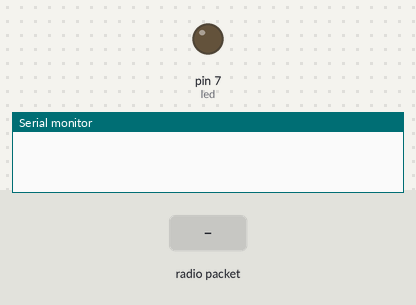
Recording of a sketch running on a simulated Arduino Uno, built with avr-gcc and run on an emulated ATmega328P. Parts: output pins drawn as LEDs (lit = HIGH), the last lines printed to the serial monitor. The test bench sets the inputs (shaded band). No radio packets arrive unless stated.

Above: at 1.2 s.
1.3 s: radio packet "1" arrives
At 2.4 s:
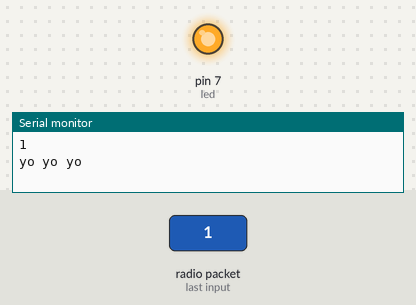
2.8 s: radio packet "0" arrives
At 3.5 s:
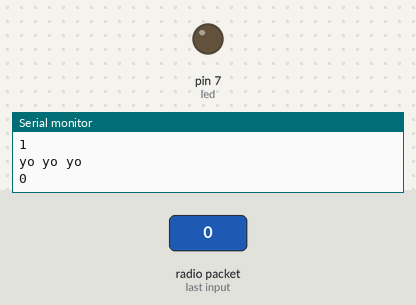
Timing chart, 0 to 5.8 s (numbered marks = the images above; inputs shaded):
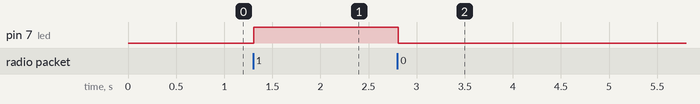

The sketch:

bi_directional.ino
```cpp
#include <SPI.h>
#include <nRF24L01.h>
#include <RF24.h>

int led = 7;

char text[32] = "";

RF24 radio(8,9); // CE, CSN
const byte addresses[][6] = {"00001", "00002"};

void setup() {
  Serial.begin(9600);
  pinMode(led, OUTPUT);
  radio.begin();
  radio.openWritingPipe(addresses[1]); // 00002
  radio.openReadingPipe(0, addresses[0]); // 00001
  radio.setPALevel(RF24_PA_MIN);
}
void loop() {
  radio.startListening();
  if ( radio.available()) {
    while (radio.available()) {
      radio.read(&text, sizeof(text));
      Serial.println(text);
    }
    delay(5);
    radio.stopListening();
    radio.write(&text, sizeof(text));
    if(text[0] =='1'){
      digitalWrite(led, HIGH);
      Serial.println("yo yo yo");
    }
    else{
      digitalWrite(led,LOW);
    }
  }
}
```

Measured:
- after the input at 1.3 s, pin 7 (led): LOW → HIGH at once
- after the input at 2.8 s, pin 7 (led): HIGH → LOW at once
